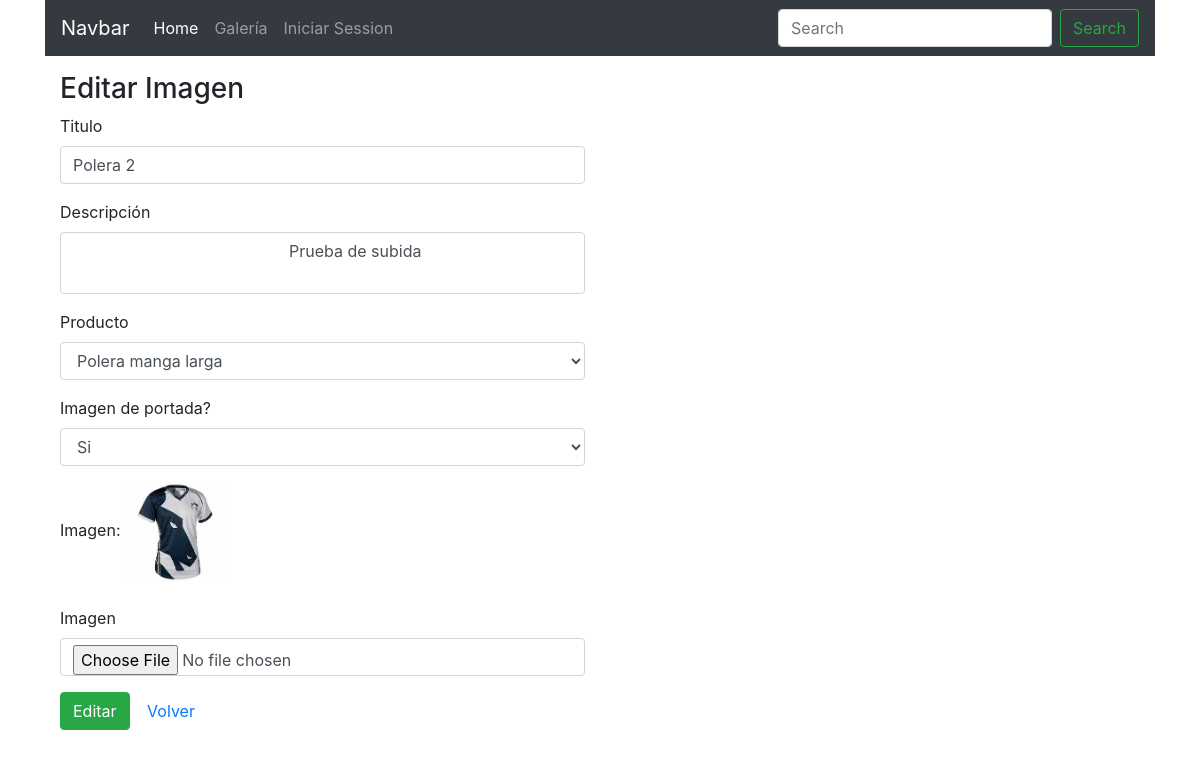
The page /editImagen.php?id_img=1 on the database its author committed.
### tables this page shows
CREATE TABLE `imagenes` (
  `id` int(11) NOT NULL AUTO_INCREMENT,
  `titulo` varchar(50) NOT NULL,
  `descripcion` text,
  `producto_id` int(11) NOT NULL,
  `nombre` varchar(100) NOT NULL,
  `portada` int(11) NOT NULL,
  `created_at` datetime DEFAULT NULL,
  `updated_at` datetime DEFAULT NULL,
  PRIMARY KEY (`id`)
);

CREATE TABLE `productos` (
  `id` int(11) NOT NULL AUTO_INCREMENT,
  `nombre` varchar(50) NOT NULL,
  `codigo` varchar(50) NOT NULL,
  `precio` int(11) DEFAULT NULL,
  `activo` int(11) NOT NULL,
  `created_at` datetime DEFAULT NULL,
  `updated_at` datetime DEFAULT NULL,
  PRIMARY KEY (`id`)
);

### editImagen.php (the view, shortened to what this page needs)
<?php
require('conexion.php');
if (isset($_GET['id_img'])) {
	$id = (int) $_GET['id_img'];
	$sql = $con->prepare("SELECT i.id, i.titulo, i.descripcion, i.producto_id, i.nombre as imagen, i.portada, p.nombre as producto FROM imagenes as i INNER JOIN productos p ON i.producto_id = p.id WHERE i.id = ?");
	$sql->bindParam(1, $id);
	$sql->execute();
	$img = $sql->fetch();
}
?>
<!DOCTYPE html>
<html>
<head>
	<link rel="stylesheet" href="https://stackpath.bootstrapcdn.com/bootstrap/4.4.1/css/bootstrap.min.css">
</head>
<body>
	<div class="container">
		<?php include('header.php'); ?>
		<div class="col-md-6 mt-3">
			<h3>Editar Imagen</h3>
			<form action="" method="post" enctype="multipart/form-data">
				<div class="form-group">
					<label>Titulo</label>
					<input type="text" name="titulo" placeholder="Título de la imagen" class="form-control" value="<?php echo $img['titulo']; ?>">
				</div>
				<div class="form-group">
					<label>Descripción</label>
					<textarea name="descripcion" class="form-control" placeholder="Descripción de la imagen" cols="4" style="resize: none;">
						<?php echo $img['descripcion']; ?>
					</textarea>
				</div>
				<div class="form-group">
					<label>Producto</label>
					<select name="producto" class="form-control">
						<option value="<?php echo $img['producto_id'] ?>"><?php echo $img['producto'] ?></option>
					</select>
				</div>
				<div class="form-group">
					<label>Imagen de portada?</label>
					<select name="portada" class="form-control">
						<option value="<?php echo $img['portada'] ?>">
							<?php if($img['portada']==1): ?> Si <?php else: ?> No <?php endif; ?>
						</option>
					</select>
				</div>
				<div class="form-group">
					<label>Imagen:
						<img src="<?php echo BASE_IMG . $img['imagen']; ?>" width="100">
					</label>
				</div>
				<div class="form-group">
					<label>Imagen</label>
					<input type="file" name="imagen" placeholder="Seleccione Imagen" class="form-control">
				</div>
				<div class="form-group">
					<button type="submit" class="btn btn-success">Editar</button>
					<a href="verProducto.php?id.php" class="btn btn-link">Volver</a>
				</div>
			</form>
		</div>
	</div>
</body>
</html>

### rows shown on the page
imagenes: titulo "Polera 2", descripcion "Prueba de subida", producto "Polera manga larga", portada "Si", nombre (picture)
